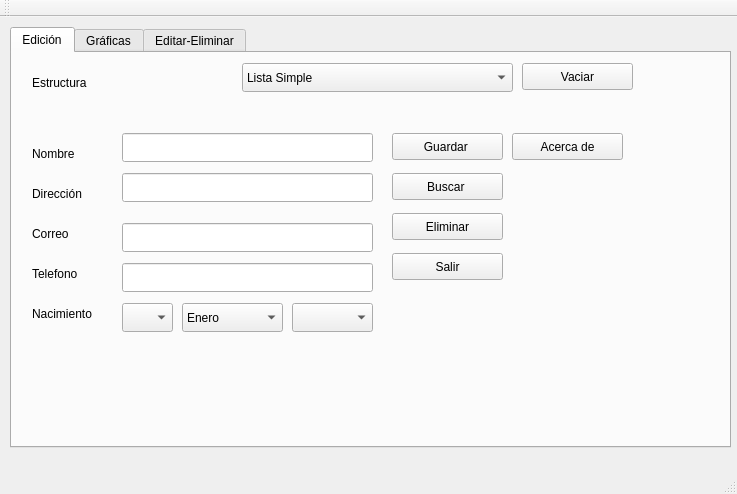
<?xml version="1.0" encoding="UTF-8"?>
<ui version="4.0">
 <class>MainWindow</class>
 <widget class="QMainWindow" name="MainWindow">
  <property name="geometry">
   <rect>
    <x>0</x>
    <y>0</y>
    <width>737</width>
    <height>494</height>
   </rect>
  </property>
  <property name="windowTitle">
   <string>MainWindow</string>
  </property>
  <widget class="QWidget" name="centralWidget">
   <widget class="QTabWidget" name="tabWidget">
    <property name="geometry">
     <rect>
      <x>10</x>
      <y>10</y>
      <width>721</width>
      <height>421</height>
     </rect>
    </property>
    <property name="styleSheet">
     <string notr="true"/>
    </property>
    <property name="currentIndex">
     <number>0</number>
    </property>
    <widget class="QWidget" name="tab">
     <attribute name="title">
      <string>Edición</string>
     </attribute>
     <widget class="QComboBox" name="lista_estructura">
      <property name="geometry">
       <rect>
        <x>230</x>
        <y>10</y>
        <width>271</width>
        <height>29</height>
       </rect>
      </property>
      <item>
       <property name="text">
        <string>Lista Simple</string>
       </property>
      </item>
      <item>
       <property name="text">
        <string>Lista Doble</string>
       </property>
      </item>
      <item>
       <property name="text">
        <string>Lista Circular</string>
       </property>
      </item>
      <item>
       <property name="text">
        <string>Pila</string>
       </property>
      </item>
      <item>
       <property name="text">
        <string>Cola</string>
       </property>
      </item>
      <item>
       <property name="text">
        <string>Matriz Dispersa</string>
       </property>
      </item>
      <item>
       <property name="text">
        <string>Matriz Ortogonal</string>
       </property>
      </item>
      <item>
       <property name="text">
        <string>Arbol Binario</string>
       </property>
      </item>
      <item>
       <property name="text">
        <string>Arbol Binario de Busqueda</string>
       </property>
      </item>
      <item>
       <property name="text">
        <string>Arbol AVL</string>
       </property>
      </item>
      <item>
       <property name="text">
        <string>Heap Mínimos</string>
       </property>
      </item>
      <item>
       <property name="text">
        <string>Heap Maximos</string>
       </property>
      </item>
      <item>
       <property name="text">
        <string>Tabla Hash</string>
       </property>
      </item>
      <item>
       <property name="text">
        <string>Arbol B</string>
       </property>
      </item>
     </widget>
     <widget class="QLabel" name="label">
      <property name="geometry">
       <rect>
        <x>20</x>
        <y>10</y>
        <width>181</width>
        <height>41</height>
       </rect>
      </property>
      <property name="text">
       <string>&lt;html&gt;&lt;head/&gt;&lt;body&gt;&lt;p&gt;Estructura&lt;/p&gt;&lt;/body&gt;&lt;/html&gt;</string>
      </property>
     </widget>
     <widget class="QLabel" name="label_2">
      <property name="geometry">
       <rect>
        <x>20</x>
        <y>90</y>
        <width>91</width>
        <height>21</height>
       </rect>
      </property>
      <property name="text">
       <string>Nombre</string>
      </property>
     </widget>
     <widget class="QLabel" name="label_3">
      <property name="geometry">
       <rect>
        <x>20</x>
        <y>130</y>
        <width>91</width>
        <height>21</height>
       </rect>
      </property>
      <property name="text">
       <string>Dirección</string>
      </property>
     </widget>
     <widget class="QLabel" name="label_4">
      <property name="geometry">
       <rect>
        <x>20</x>
        <y>170</y>
        <width>91</width>
        <height>21</height>
       </rect>
      </property>
      <property name="text">
       <string>Correo</string>
      </property>
     </widget>
     <widget class="QLabel" name="label_5">
      <property name="geometry">
       <rect>
        <x>20</x>
        <y>250</y>
        <width>91</width>
        <height>21</height>
       </rect>
      </property>
      <property name="text">
       <string>Nacimiento</string>
      </property>
     </widget>
     <widget class="QLabel" name="label_6">
      <property name="geometry">
       <rect>
        <x>20</x>
        <y>210</y>
        <width>91</width>
        <height>21</height>
       </rect>
      </property>
      <property name="text">
       <string>Telefono</string>
      </property>
     </widget>
     <widget class="QLineEdit" name="txt_nombre">
      <property name="geometry">
       <rect>
        <x>110</x>
        <y>80</y>
        <width>251</width>
        <height>29</height>
       </rect>
      </property>
     </widget>
     <widget class="QLineEdit" name="txt_direccion">
      <property name="geometry">
       <rect>
        <x>110</x>
        <y>120</y>
        <width>251</width>
        <height>29</height>
       </rect>
      </property>
     </widget>
     <widget class="QLineEdit" name="txt_correo">
      <property name="geometry">
       <rect>
        <x>110</x>
        <y>170</y>
        <width>251</width>
        <height>29</height>
       </rect>
      </property>
     </widget>
     <widget class="QLineEdit" name="txt_telefon">
      <property name="geometry">
       <rect>
        <x>110</x>
        <y>210</y>
        <width>251</width>
        <height>29</height>
       </rect>
      </property>
     </widget>
     <widget class="QComboBox" name="lista_dia">
      <property name="geometry">
       <rect>
        <x>110</x>
        <y>250</y>
        <width>51</width>
        <height>29</height>
       </rect>
      </property>
     </widget>
     <widget class="QComboBox" name="lista_mes">
      <property name="geometry">
       <rect>
        <x>170</x>
        <y>250</y>
        <width>101</width>
        <height>29</height>
       </rect>
      </property>
      <item>
       <property name="text">
        <string>Enero</string>
       </property>
      </item>
      <item>
       <property name="text">
        <string>Febrero</string>
       </property>
      </item>
      <item>
       <property name="text">
        <string>Marzo</string>
       </property>
      </item>
      <item>
       <property name="text">
        <string>Abril</string>
       </property>
      </item>
      <item>
       <property name="text">
        <string>Mayo</string>
       </property>
      </item>
      <item>
       <property name="text">
        <string>Junio</string>
       </property>
      </item>
      <item>
       <property name="text">
        <string>Julio</string>
       </property>
      </item>
      <item>
       <property name="text">
        <string>Agosto</string>
       </property>
      </item>
      <item>
       <property name="text">
        <string>Septiembre</string>
       </property>
      </item>
      <item>
       <property name="text">
        <string>Octubre</string>
       </property>
      </item>
      <item>
       <property name="text">
        <string>Noviembre</string>
       </property>
      </item>
      <item>
       <property name="text">
        <string>Diciembre</string>
       </property>
      </item>
     </widget>
     <widget class="QComboBox" name="lista_anho">
      <property name="geometry">
       <rect>
        <x>280</x>
        <y>250</y>
        <width>81</width>
        <height>29</height>
       </rect>
      </property>
     </widget>
     <widget class="QPushButton" name="pushButton">
      <property name="geometry">
       <rect>
        <x>380</x>
        <y>80</y>
        <width>111</width>
        <height>27</height>
       </rect>
      </property>
      <property name="text">
       <string>Guardar </string>
      </property>
     </widget>
     <widget class="QPushButton" name="pushButton_2">
      <property name="geometry">
       <rect>
        <x>380</x>
        <y>120</y>
        <width>111</width>
        <height>27</height>
       </rect>
      </property>
      <property name="text">
       <string>Buscar </string>
      </property>
     </widget>
     <widget class="QPushButton" name="pushButton_3">
      <property name="geometry">
       <rect>
        <x>380</x>
        <y>160</y>
        <width>111</width>
        <height>27</height>
       </rect>
      </property>
      <property name="text">
       <string>Eliminar</string>
      </property>
     </widget>
     <widget class="QPushButton" name="pushButton_4">
      <property name="geometry">
       <rect>
        <x>510</x>
        <y>10</y>
        <width>111</width>
        <height>27</height>
       </rect>
      </property>
      <property name="text">
       <string>Vaciar</string>
      </property>
     </widget>
     <widget class="QPushButton" name="pushButton_5">
      <property name="geometry">
       <rect>
        <x>380</x>
        <y>200</y>
        <width>111</width>
        <height>27</height>
       </rect>
      </property>
      <property name="text">
       <string>Salir</string>
      </property>
     </widget>
     <widget class="QPushButton" name="pushButton_6">
      <property name="geometry">
       <rect>
        <x>500</x>
        <y>80</y>
        <width>111</width>
        <height>27</height>
       </rect>
      </property>
      <property name="text">
       <string>Acerca de</string>
      </property>
     </widget>
    </widget>
    <widget class="QWidget" name="tab_3">
     <attribute name="title">
      <string>Gráficas</string>
     </attribute>
    </widget>
    <widget class="QWidget" name="tab_2">
     <attribute name="title">
      <string>Editar-Eliminar</string>
     </attribute>
    </widget>
   </widget>
  </widget>
  <widget class="QMenuBar" name="menuBar">
   <property name="geometry">
    <rect>
     <x>0</x>
     <y>0</y>
     <width>737</width>
     <height>27</height>
    </rect>
   </property>
  </widget>
  <widget class="QToolBar" name="mainToolBar">
   <attribute name="toolBarArea">
    <enum>TopToolBarArea</enum>
   </attribute>
   <attribute name="toolBarBreak">
    <bool>false</bool>
   </attribute>
  </widget>
  <widget class="QStatusBar" name="statusBar"/>
 </widget>
 <layoutdefault spacing="6" margin="11"/>
 <resources/>
 <connections/>
</ui>
